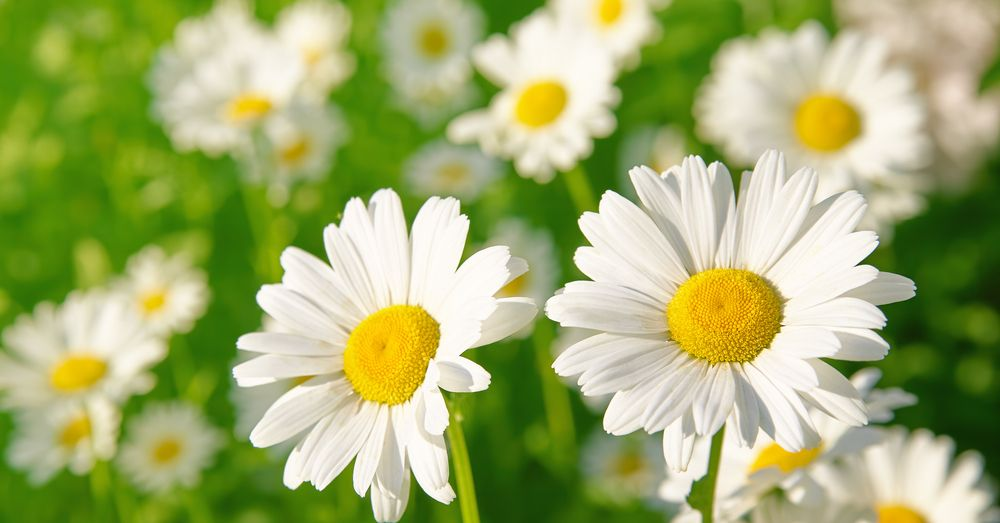
#> input picture DataSet/Plantas.jpg, 1000 x 523 px
$ python L03_03_Watershed.py
#> lines starting #> are read from the running program, lines starting #| are printed output that depends on the picture; after the words box and inside, x2 and y2 are one past the last pixel; in counts of white or black regions, pixels touching at a corner belong together
import numpy as np
import cv2 as cv
from matplotlib import pyplot as plt

img = cv.imread('DataSet/Plantas.jpg')
#> img is the input picture: shape (523, 1000, 3); mean B, G, R 108.6, 172.9, 160.4

cv.imshow('ventana', img)
cv.waitKey()

gray_img = cv.cvtColor(img, cv.COLOR_BGR2GRAY)
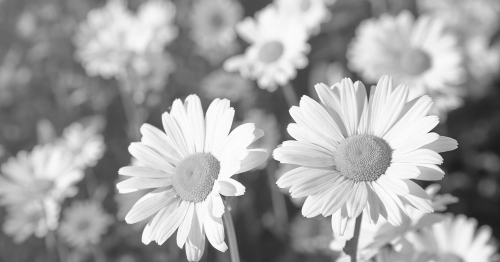
#> gray_img: shape (523, 1000) (shown at 1/2 size); min 27, max 255, mean 161.8

cv.imshow('ventana', gray_img)
cv.waitKey()

ret, thresh = cv.threshold(gray_img, 0, 255,
                           cv.THRESH_BINARY_INV + cv.THRESH_OTSU)
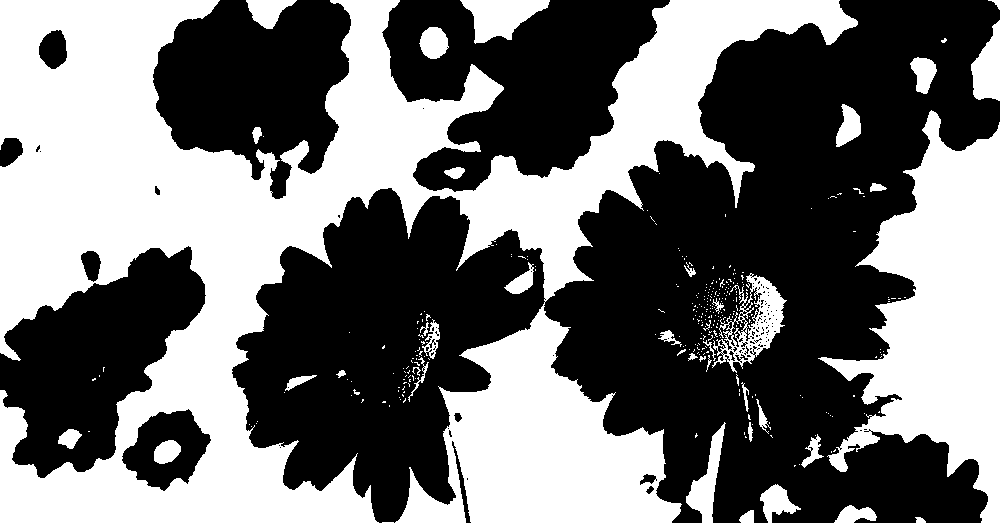
#> thresh: shape (523, 1000); 45% white; 316 white regions (273 under 20 px), largest, box (x1, y1, x2, y2) and area: (0, 0, 858, 523) 181860, (818, 110, 1000, 523) 36856, (712, 273, 787, 373) 2687
#> ret = 156

cv.imshow('ventana', thresh)
cv.waitKey()

# noise removal
kernel = np.ones((3, 3), np.uint8)
opening = cv.morphologyEx(thresh, cv.MORPH_OPEN, kernel, iterations=2)
#> opening: shape (523, 1000); 43.9% white; 31 white regions, largest, box (x1, y1, x2, y2) and area: (0, 0, 857, 523) 149098, (825, 112, 1000, 523) 35829, (398, 309, 680, 523) 31835
sure_bg = cv.dilate(opening, kernel, iterations=3)
#> sure_bg: shape (523, 1000); 50.2% white; 14 black regions (3 under 20 px), largest, box (x1, y1, x2, y2) and area: (236, 0, 1000, 523) 183828, (387, 0, 666, 188) 27413, (0, 251, 202, 474) 22482

cv.imshow('ventana', sure_bg)
cv.waitKey()

# Finding sure foreground area
dist_transform = cv.distanceTransform(opening, cv.DIST_L2, 5)
cv.normalize(dist_transform, dist_transform, 0, 1.0, cv.NORM_MINMAX);

cv.imshow('ventana', dist_transform)
cv.waitKey()

ret, sure_fg = cv.threshold(dist_transform, 0.7*dist_transform.max(), 255, 0)
#> sure_fg: shape (523, 1000) float32; 0.99% white; 3 white regions, box (x1, y1, x2, y2) and area: (960, 213, 1000, 393) 3635, (533, 447, 579, 523) 1456, (0, 237, 13, 248) 74

cv.imshow('ventana', sure_fg)
cv.waitKey()

# Finding unknown region
sure_fg = np.uint8(sure_fg)
unknown = cv.subtract(sure_bg, sure_fg)
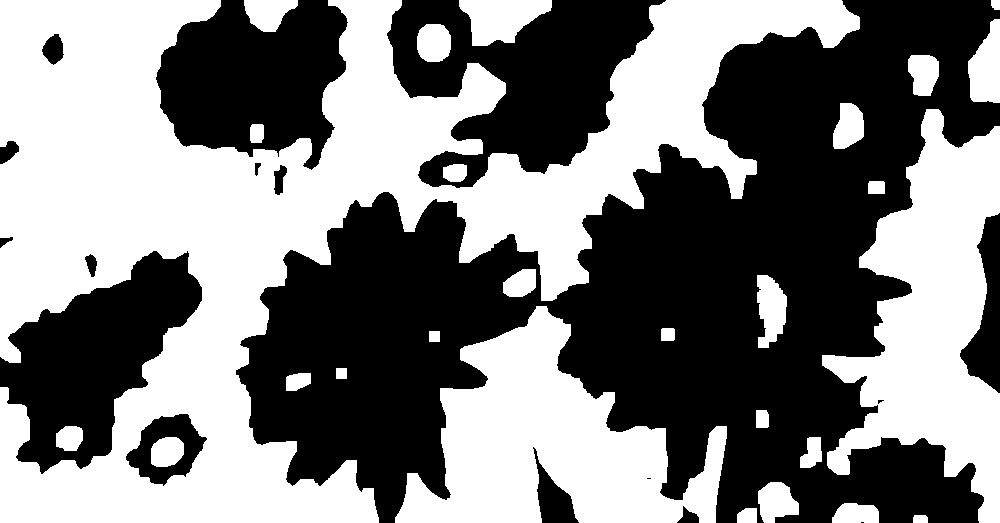
#> unknown: shape (523, 1000); 49.3% white; 27 white regions, largest, box (x1, y1, x2, y2) and area: (0, 0, 860, 523) 166893, (822, 109, 1000, 523) 36948, (395, 306, 727, 523) 36118

cv.imshow('ventana', unknown)
cv.waitKey()

# Marker labelling
ret, markers = cv.connectedComponents(sure_fg)
#> markers: shape (523, 1000) int32; 4 distinct labels, from 0 to 3
#> ret = 4

# Add one to all labels so that sure background is not 0, but 1
markers = markers + 1
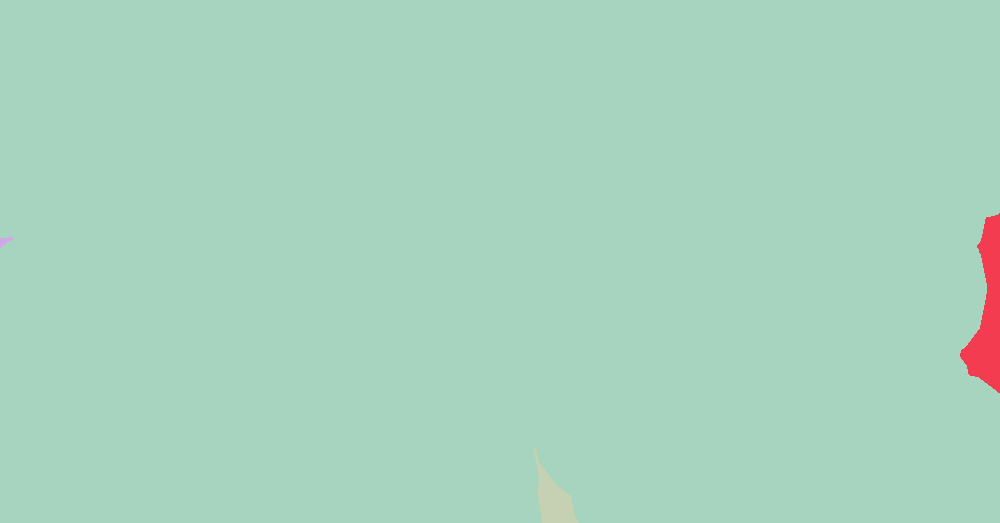
#> markers: shape (523, 1000) int32; 4 distinct labels, from 1 to 4; one colour per label, 0 black

# Now, mark the region of unknown with zero
markers[unknown == 255] = 0
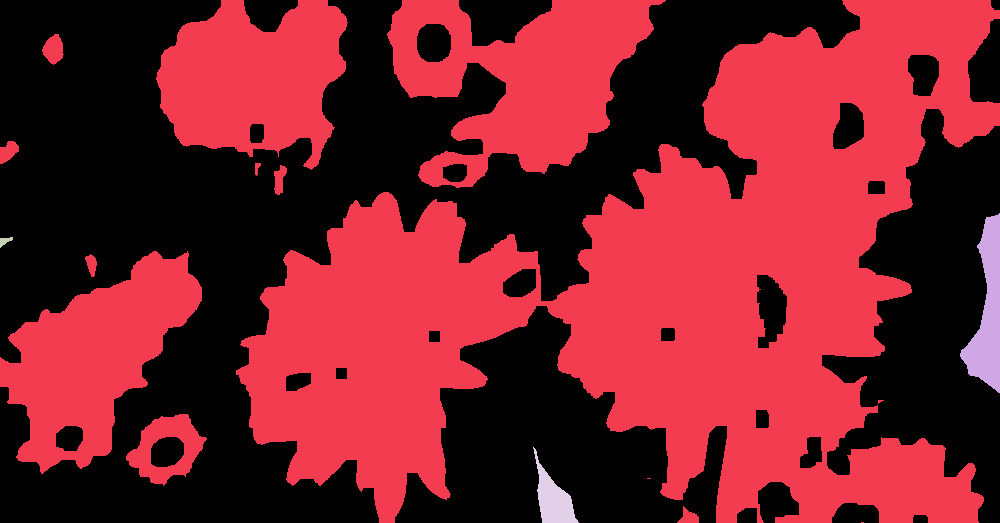
#> markers: shape (523, 1000) int32; 5 distinct labels, from 0 to 4; one colour per label, 0 black

markers = cv.watershed(img, markers)
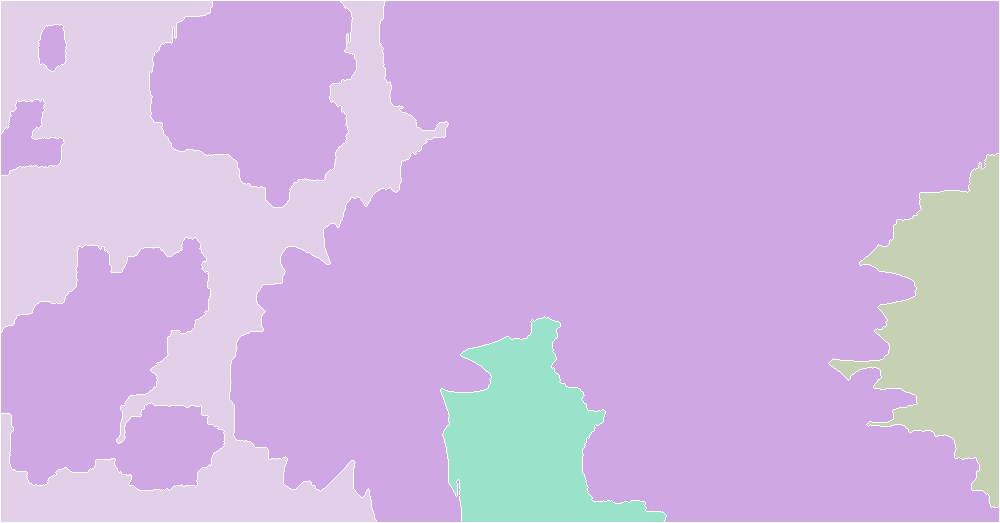
#> markers: shape (523, 1000) int32; 5 distinct labels, from -1 to 4; one colour per label, 0 black, -1 white
img[markers == -1] = [255, 0, 0]
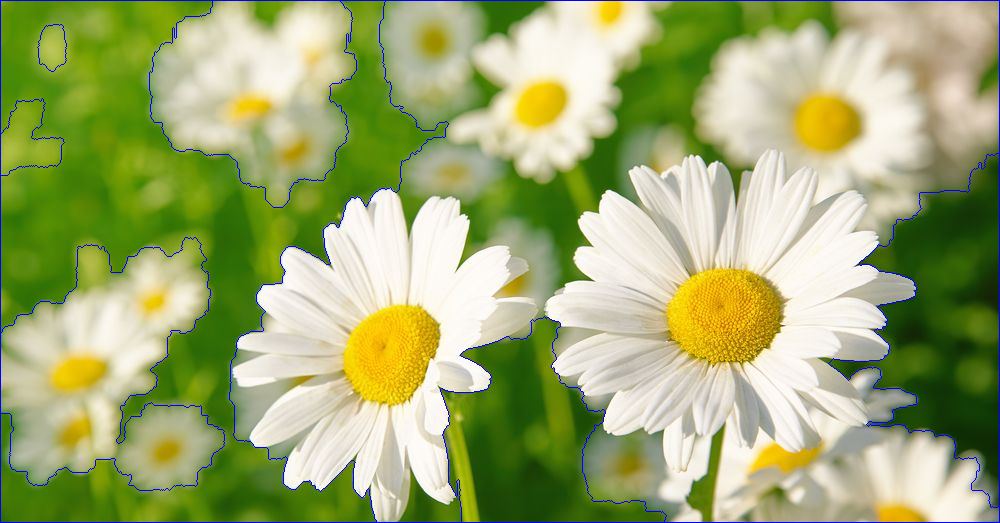
#> img: shape (523, 1000, 3); 1.44% of pixels changed, all inside (x1, y1, x2, y2) = (0, 0, 1000, 523)

cv.imshow('ventana', img)
cv.waitKey()
